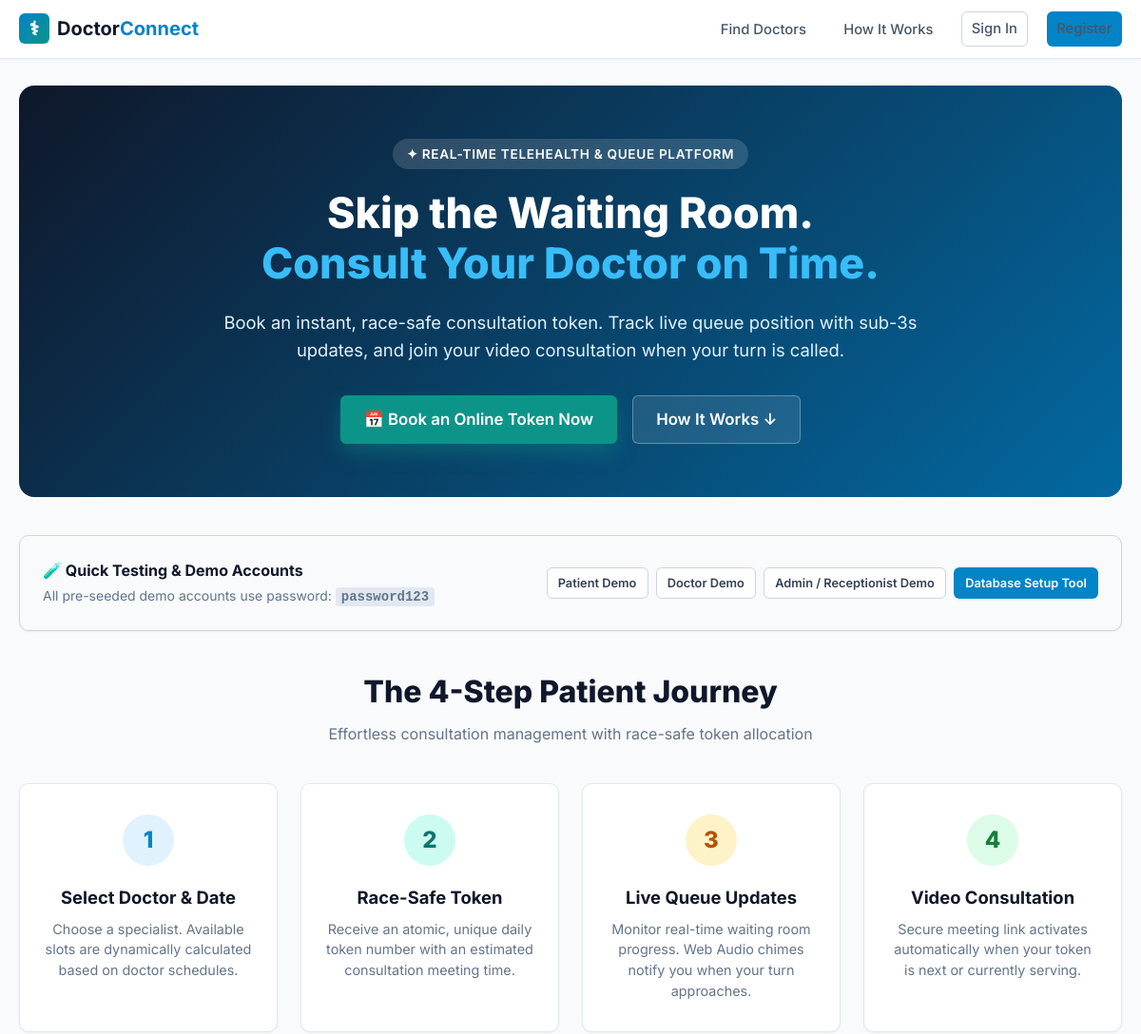
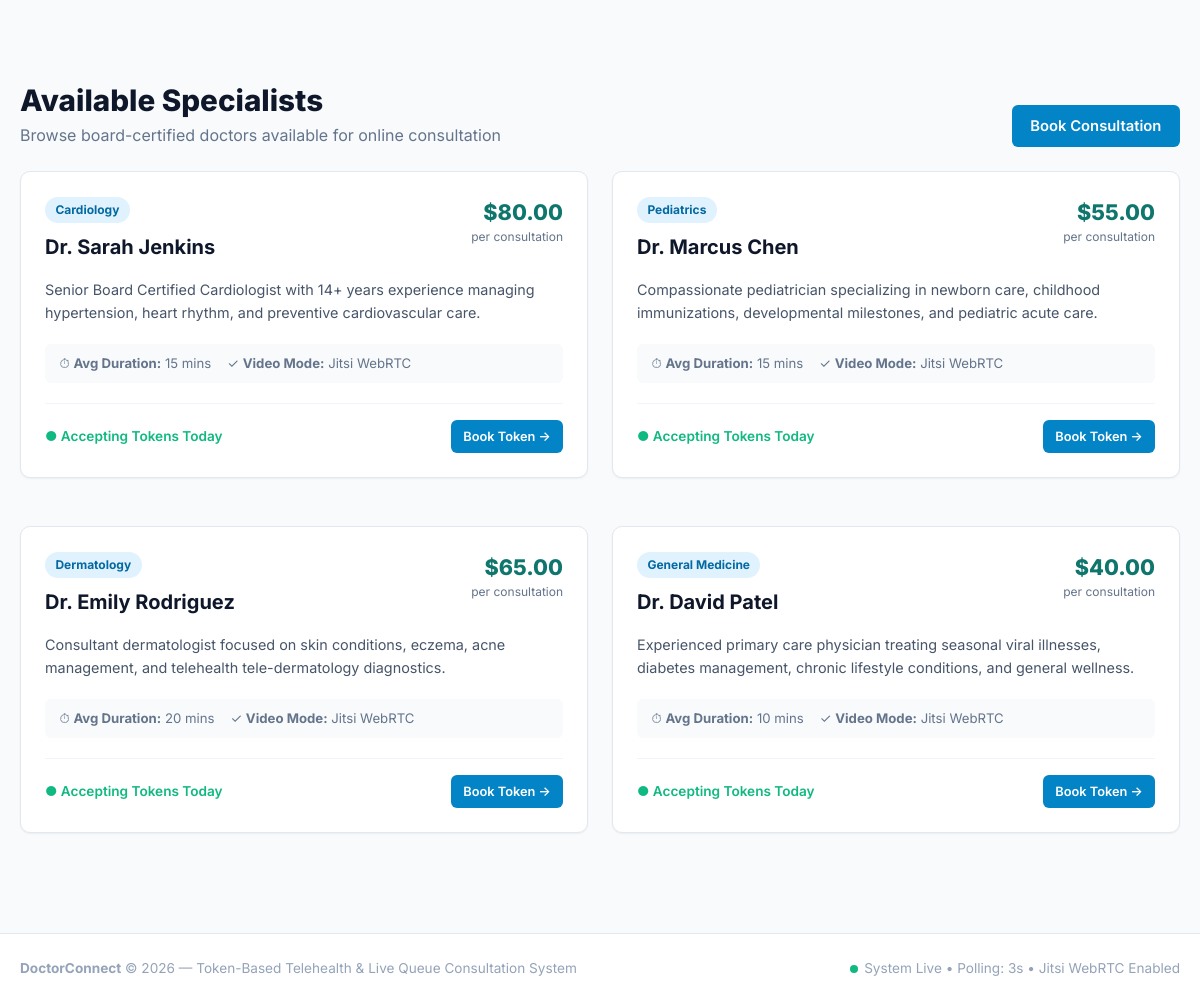
The page / on the database its author committed (2 pictures, top to bottom).
### tables this page shows
CREATE TABLE doctors (
    id INT AUTO_INCREMENT PRIMARY KEY,
    user_id INT NOT NULL,
    specialization VARCHAR(100) NOT NULL,
    consultation_fee DECIMAL(10,2) NOT NULL DEFAULT 50.00,
    avg_consultation_mins INT NOT NULL DEFAULT 15,
    bio TEXT NULL,
    created_at TIMESTAMP DEFAULT CURRENT_TIMESTAMP,
    CONSTRAINT fk_doctor_user FOREIGN KEY (user_id) REFERENCES users(id) ON DELETE CASCADE
);

CREATE TABLE users (
    id INT AUTO_INCREMENT PRIMARY KEY,
    name VARCHAR(100) NOT NULL,
    email VARCHAR(150) NOT NULL UNIQUE,
    phone VARCHAR(20) NOT NULL UNIQUE,
    password_hash VARCHAR(255) NOT NULL,
    role ENUM('patient', 'doctor', 'admin') NOT NULL DEFAULT 'patient',
    created_at TIMESTAMP DEFAULT CURRENT_TIMESTAMP
);

### includes/auth.php (called while the page is built, shortened)
<?php
require_once __DIR__ . '/../config/config.php';
function isLoggedIn(): bool {
    return !empty($_SESSION['user_id']);
}

### config/config.php (called while the page is built, shortened)
<?php
function getBaseUrl(): string {
    $protocol = (!empty($_SERVER['HTTPS']) && $_SERVER['HTTPS'] !== 'off') || (isset($_SERVER['SERVER_PORT']) && $_SERVER['SERVER_PORT'] == 443) ? 'https://' : 'http://';
    $host = $_SERVER['HTTP_HOST'] ?? 'localhost';
    $scriptDir = str_replace('\\', '/', dirname($_SERVER['SCRIPT_NAME'] ?? ''));
    $subdirs = ['/patient', '/doctor', '/admin', '/api'];
    $base = rtrim($scriptDir, '/');
    return $protocol . $host . $base;
}
function url(string $path = ''): string {
    $base = getBaseUrl();
    $path = ltrim($path, '/');
    return $path ? "$base/$path" : $base . '/';
}
function e(?string $string): string {
    return htmlspecialchars($string ?? '', ENT_QUOTES, 'UTF-8');
}

### index.php (the view, shortened to what this page needs)
<?php
require_once __DIR__ . '/config/config.php';
require_once __DIR__ . '/includes/auth.php';
$doctors = [];
try {
    $db = Database::getConnection();
    $stmt = $db->query("
        SELECT d.*, u.name as doctor_name, u.email as doctor_email
        FROM doctors d
        JOIN users u ON u.id = d.user_id
        ORDER BY d.id ASC
    ");
    $doctors = $stmt->fetchAll();
} catch (Exception $e) {
}
require_once __DIR__ . '/includes/header.php';
?>
<div style="background: linear-gradient(135deg, #0f172a 0%, #0369a1 100%); color:white; border-radius:var(--radius-lg); padding:3.5rem 2rem; margin-bottom:2.5rem; text-align:center; position:relative; overflow:hidden;">
    <div style="max-width:800px; margin:0 auto; position:relative; z-index:2;">
        <span style="background:rgba(255,255,255,0.15); backdrop-filter:blur(4px); padding:0.35rem 0.9rem; border-radius:var(--radius-full); font-size:0.85rem; font-weight:600; text-transform:uppercase; letter-spacing:0.05em; display:inline-block; margin-bottom:1.25rem;">
            ✦ Real-Time Telehealth & Queue Platform
        </span>
        <h1 style="font-size:2.8rem; font-weight:800; line-height:1.2; margin-bottom:1.25rem;">
            Skip the Waiting Room.<br><span style="color:#38bdf8;">Consult Your Doctor on Time.</span>
        </h1>
        <p style="font-size:1.15rem; color:#e0f2fe; margin-bottom:2rem; line-height:1.6;">
            Book an instant, race-safe consultation token. Track live queue position with sub-3s updates, and join your video consultation when your turn is called.
        </p>
        <div style="display:flex; justify-content:center; gap:1rem; flex-wrap:wrap;">
            <a href="<?= isLoggedIn() ? url('patient/book.php') : url('register.php') ?>" class="btn btn-teal btn-lg" style="box-shadow:0 10px 20px rgba(13,148,136,0.35);">
                📅 Book an Online Token Now
            </a>
            <a href="#how-it-works" class="btn btn-outline btn-lg" style="background:rgba(255,255,255,0.1); border-color:rgba(255,255,255,0.3); color:white;">
                How It Works &darr;
            </a>
        </div>
    </div>
</div>
<div class="card" style="background:#f8fafc; border:1px solid #cbd5e1; margin-bottom:2.5rem;">
    <div style="display:flex; justify-content:space-between; align-items:center; flex-wrap:wrap; gap:1rem;">
        <div>
            <h4 style="color:#0f172a; margin-bottom:0.25rem;">🧪 Quick Testing & Demo Accounts</h4>
            <p style="color:#64748b; font-size:0.875rem; margin:0;">
                All pre-seeded demo accounts use password: <code style="background:#e2e8f0; padding:2px 6px; border-radius:4px; font-weight:700;">password123</code>
            </p>
        </div>
        <div style="display:flex; gap:0.5rem; flex-wrap:wrap;">
            <a href="<?= url('login.php?quick=patient') ?>" class="btn btn-sm btn-outline">Patient Demo</a>
            <a href="<?= url('login.php?quick=doctor') ?>" class="btn btn-sm btn-outline">Doctor Demo</a>
            <a href="<?= url('login.php?quick=admin') ?>" class="btn btn-sm btn-outline">Admin / Receptionist Demo</a>
            <a href="<?= url('setup.php') ?>" class="btn btn-sm btn-primary">Database Setup Tool</a>
        </div>
    </div>
</div>
<div id="how-it-works" style="margin-bottom:3.5rem;">
    <div style="text-align:center; max-width:650px; margin:0 auto 2.5rem;">
        <h2 style="font-size:2rem; font-weight:800; color:#0f172a; margin-bottom:0.5rem;">The 4-Step Patient Journey</h2>
        <p style="color:#64748b;">Effortless consultation management with race-safe token allocation</p>
    </div>
    <div class="grid-2" style="grid-template-columns: repeat(auto-fit, minmax(260px, 1fr));">
        <div class="card" style="text-align:center; padding:2rem 1.5rem;">
            <div style="width:54px; height:54px; background:#e0f2fe; color:#0284c7; border-radius:50%; display:flex; align-items:center; justify-content:center; font-size:1.5rem; font-weight:800; margin:0 auto 1.25rem;">1</div>
            <h3 style="font-size:1.15rem; margin-bottom:0.5rem; color:#0f172a;">Select Doctor & Date</h3>
            <p style="color:#64748b; font-size:0.9rem;">Choose a specialist. Available slots are dynamically calculated based on doctor schedules.</p>
        </div>
        <div class="card" style="text-align:center; padding:2rem 1.5rem;">
            <div style="width:54px; height:54px; background:#ccfbf1; color:#0f766e; border-radius:50%; display:flex; align-items:center; justify-content:center; font-size:1.5rem; font-weight:800; margin:0 auto 1.25rem;">2</div>
            <h3 style="font-size:1.15rem; margin-bottom:0.5rem; color:#0f172a;">Race-Safe Token</h3>
            <p style="color:#64748b; font-size:0.9rem;">Receive an atomic, unique daily token number with an estimated consultation meeting time.</p>
        </div>
        <div class="card" style="text-align:center; padding:2rem 1.5rem;">
            <div style="width:54px; height:54px; background:#fef3c7; color:#b45309; border-radius:50%; display:flex; align-items:center; justify-content:center; font-size:1.5rem; font-weight:800; margin:0 auto 1.25rem;">3</div>
            <h3 style="font-size:1.15rem; margin-bottom:0.5rem; color:#0f172a;">Live Queue Updates</h3>
            <p style="color:#64748b; font-size:0.9rem;">Monitor real-time waiting room progress. Web Audio chimes notify you when your turn approaches.</p>
        </div>
        <div class="card" style="text-align:center; padding:2rem 1.5rem;">
            <div style="width:54px; height:54px; background:#dcfce7; color:#15803d; border-radius:50%; display:flex; align-items:center; justify-content:center; font-size:1.5rem; font-weight:800; margin:0 auto 1.25rem;">4</div>
            <h3 style="font-size:1.15rem; margin-bottom:0.5rem; color:#0f172a;">Video Consultation</h3>
            <p style="color:#64748b; font-size:0.9rem;">Secure meeting link activates automatically when your token is next or currently serving.</p>
        </div>
    </div>
</div>
<div id="doctors" style="margin-bottom:3rem;">
    <div style="display:flex; justify-content:space-between; align-items:flex-end; margin-bottom:1.5rem; flex-wrap:wrap; gap:1rem;">
        <div>
            <h2 style="font-size:1.85rem; font-weight:800; color:#0f172a;">Available Specialists</h2>
            <p style="color:#64748b;">Browse board-certified doctors available for online consultation</p>
        </div>
        <a href="<?= url('patient/book.php') ?>" class="btn btn-primary">Book Consultation</a>
    </div>
    <div class="grid-2">
        <?php foreach ($doctors as $doc): ?>
            <div class="card" style="display:flex; flex-direction:column; justify-content:space-between;">
                <div>
                    <div style="display:flex; justify-content:space-between; align-items:flex-start; margin-bottom:1rem;">
                        <div>
                            <span class="badge" style="background:#e0f2fe; color:#0369a1; font-weight:700; margin-bottom:0.35rem;">
                                <?= e($doc['specialization']) ?>
                            </span>
                            <h3 style="font-size:1.25rem; font-weight:700; color:#0f172a; margin-top:0.25rem;">
                                <?= e($doc['doctor_name']) ?>
                            </h3>
                        </div>
                        <div style="text-align:right;">
                            <div style="font-size:1.35rem; font-weight:800; color:#0f766e;">
                                $<?= number_format((float)$doc['consultation_fee'], 2) ?>
                            </div>
                            <div style="font-size:0.75rem; color:#64748b;">per consultation</div>
                        </div>
                    </div>
                    <p style="color:#475569; font-size:0.9rem; line-height:1.6; margin-bottom:1.25rem;">
                        <?= e($doc['bio'] ?: 'Experienced physician providing online consultations and personalized treatment plans.') ?>
                    </p>
                    <div style="display:flex; gap:1rem; font-size:0.825rem; color:#64748b; margin-bottom:1.25rem; background:#f8fafc; padding:0.6rem 0.9rem; border-radius:var(--radius-sm);">
                        <div>⏱ <strong>Avg Duration:</strong> <?= (int)$doc['avg_consultation_mins'] ?> mins</div>
                        <div>✓ <strong>Video Mode:</strong> Jitsi WebRTC</div>
                    </div>
                </div>
                <div style="border-top:1px solid #f1f5f9; padding-top:1rem; display:flex; justify-content:space-between; align-items:center;">
                    <span style="font-size:0.85rem; color:#10b981; font-weight:600;">● Accepting Tokens Today</span>
                    <a href="<?= url('patient/book.php?doctor_id=' . $doc['id']) ?>" class="btn btn-primary btn-sm">
                        Book Token &rarr;
                    </a>
                </div>
            </div>
        <?php endforeach; ?>
    </div>
</div>
<?php require_once __DIR__ . '/includes/footer.php'; ?>

### rows shown on the page
doctors: specialization "Cardiology", user.name "Dr. Sarah Jenkins", consultation_fee "80.00", bio "Senior Board Certified Cardiologist with 14+ years experience managing hypertension, heart rhythm, and preventive cardiovascular care.", avg_consultation_mins "15"
doctors: specialization "Pediatrics", user.name "Dr. Marcus Chen", consultation_fee "55.00", bio "Compassionate pediatrician specializing in newborn care, childhood immunizations, developmental milestones, and pediatric acute care.", avg_consultation_mins "15"
doctors: specialization "Dermatology", user.name "Dr. Emily Rodriguez", consultation_fee "65.00", bio "Consultant dermatologist focused on skin conditions, eczema, acne management, and telehealth tele-dermatology diagnostics.", avg_consultation_mins "20"
doctors: specialization "General Medicine", user.name "Dr. David Patel", consultation_fee "40.00", bio "Experienced primary care physician treating seasonal viral illnesses, diabetes management, chronic lifestyle conditions, and general wellness.", avg_consultation_mins "10"

### other values the page prints
APP_NAME "DoctorConnect"
